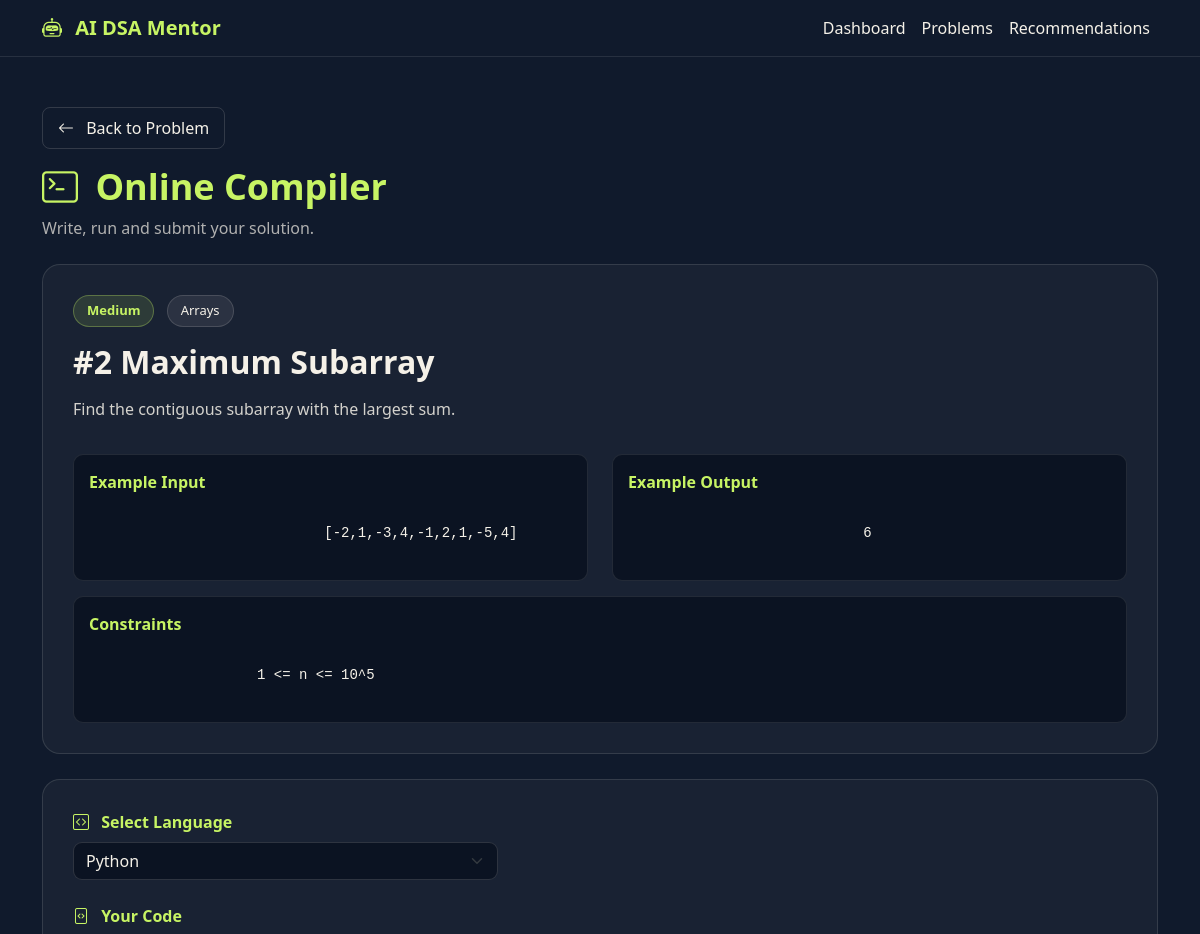
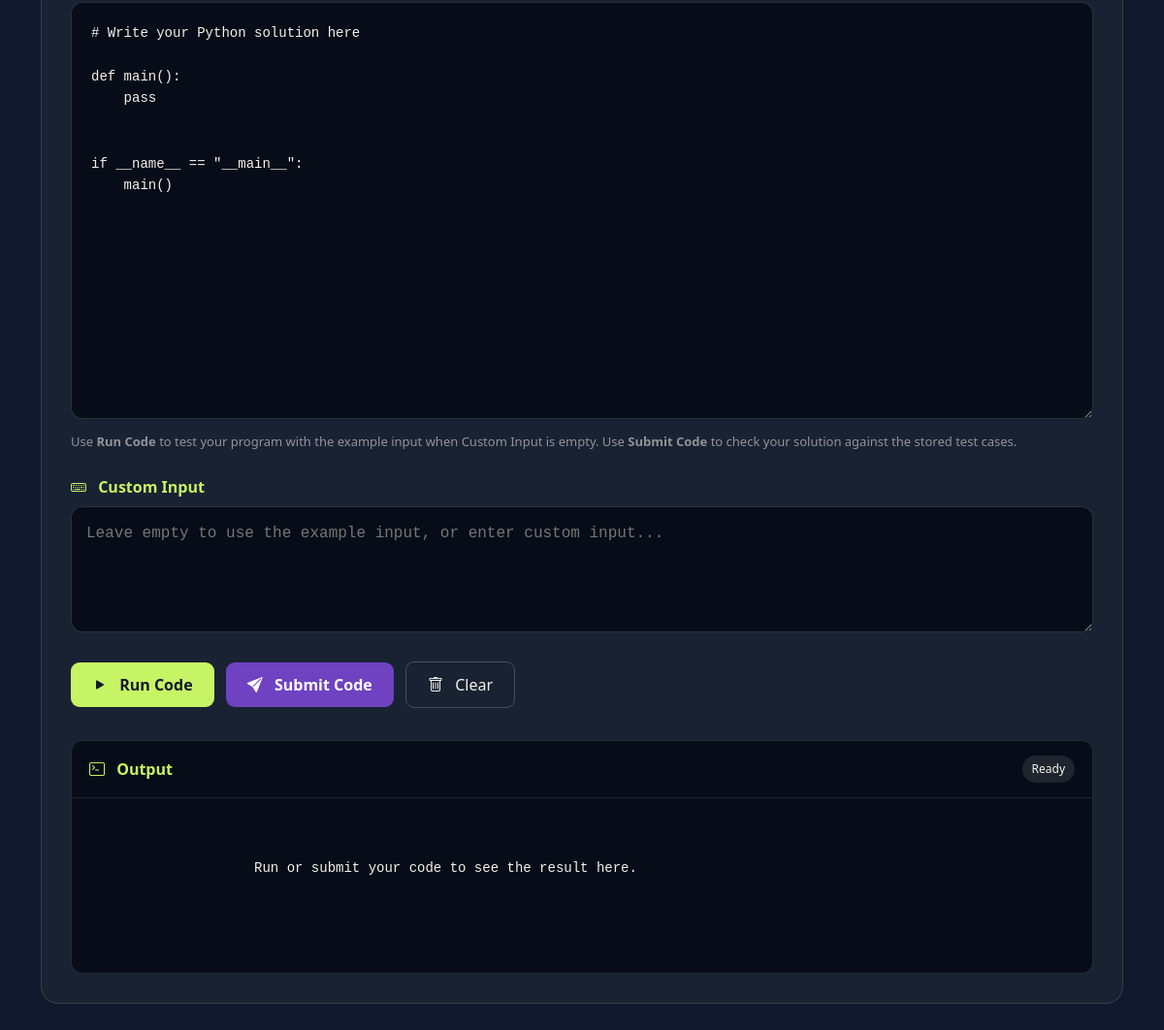
/compiler/2 (signed in), run on the app's committed database (2 pictures, top to bottom).
### tables this page shows
CREATE TABLE problems (

            id INTEGER PRIMARY KEY AUTOINCREMENT,

            title TEXT NOT NULL UNIQUE,

            topic TEXT NOT NULL,

            difficulty TEXT NOT NULL,

            description TEXT NOT NULL,

            example_input TEXT,

            example_output TEXT,

            constraints TEXT,

            starter_code TEXT,

            created_at TIMESTAMP DEFAULT CURRENT_TIMESTAMP
        );

### app.py (the view, shortened to what this page needs)
@app.route(
    "/compiler/<int:problem_id>"
)
@login_required
def compiler(problem_id):
    conn = get_db()
    problem_data = conn.execute("""
        SELECT *
        FROM problems
        WHERE id = ?
    """, (
        problem_id,
    )).fetchone()
    conn.close()
    return render_template(
        "compiler.html",
        problem=problem_data,
        languages=SUPPORTED_LANGUAGES
    )

### app.py (called while the page is built, shortened)
def get_db():
    conn = sqlite3.connect(DATABASE_PATH)
    conn.row_factory = sqlite3.Row
    conn.execute("PRAGMA foreign_keys = ON")
    return conn

def login_required(function):
    @wraps(function)
    def wrapper(*args, **kwargs):
        return function(*args, **kwargs)
    return wrapper

### templates/compiler.html (shortened to what this page needs)
<!DOCTYPE html>
<html lang="en">
<head>
    <link
        href="https://cdn.jsdelivr.net/npm/bootstrap@5.3.3/dist/css/bootstrap.min.css"
        rel="stylesheet"
    >
    <link
        rel="stylesheet"
        href="https://cdn.jsdelivr.net/npm/bootstrap-icons@1.11.3/font/bootstrap-icons.min.css"
    >
</head>
<body>
    <nav class="navbar navbar-expand-lg">
        <div class="container">
            <a
                class="navbar-brand"
                href="{{ url_for('dashboard') }}"
            >
                <i class="bi bi-robot me-2"></i>
                AI DSA Mentor
            </a>
            <div
                class="collapse navbar-collapse"
                id="navbarMenu"
            >
                <ul class="navbar-nav ms-auto">
                    <li class="nav-item">
                        <a
                            class="nav-link"
                            href="{{ url_for('dashboard') }}"
                        >
                            Dashboard
                        </a>
                    </li>
                    <li class="nav-item">
                        <a
                            class="nav-link"
                            href="{{ url_for('problems') }}"
                        >
                            Problems
                        </a>
                    </li>
                    <li class="nav-item">
                        <a
                            class="nav-link"
                            href="{{ url_for('recommendations') }}"
                        >
                            Recommendations
                        </a>
                    </li>
                </ul>
            </div>
        </div>
    </nav>
    <main class="container compiler-container">
        <div class="mb-4">
            <a
                href="{{ url_for('problem', problem_id=problem['id']) }}"
                class="back-btn d-inline-block mb-3"
            >
                <i class="bi bi-arrow-left me-2"></i>
                Back to Problem
            </a>
            <h1 class="page-title">
                <i class="bi bi-terminal me-2"></i>
                Online Compiler
            </h1>
            <p class="page-subtitle">
                Write, run and submit your solution.
            </p>
        </div>
        <div class="problem-info">
            <div class="mb-3">
                <span class="difficulty-badge me-2">
                    {{ problem['difficulty'] }}
                </span>
                <span class="topic-badge">
                    {{ problem['topic'] }}
                </span>
            </div>
            <h2 class="problem-title">
                #{{ problem['id'] }}
                {{ problem['title'] }}
            </h2>
            <div class="problem-description">
                {{ problem['description'] | safe }}
            </div>
            <div class="row mt-3">
                <div class="col-md-6">
                    <div class="example-box">
                        <div class="example-title">
                            Example Input
                        </div>
                        <div class="example-content">
                            {{ problem['example_input'] }}
                        </div>
                    </div>
                </div>
                <div class="col-md-6">
                    <div class="example-box">
                        <div class="example-title">
                            Example Output
                        </div>
                        <div class="example-content">
                            {{ problem['example_output'] }}
                        </div>
                    </div>
                </div>
            </div>
            <div class="example-box">
                <div class="example-title">
                    Constraints
                </div>
                <div class="example-content">
                    {{ problem['constraints'] }}
                </div>
            </div>
        </div>
        <div class="compiler-card">
            <div class="row mb-4">
                <div class="col-md-5">
                    <label
                        for="language"
                        class="form-label"
                    >
                        <i class="bi bi-code-square me-2"></i>
                        Select Language
                    </label>
                    <select
                        id="language"
                        class="form-select language-select"
                    >
                        <option value="python">
                            Python
                        </option>
                    </select>
                </div>
            </div>
            <div class="mb-4">
                <label
                    for="code"
                    class="form-label"
                >
                    <i class="bi bi-file-code me-2"></i>
                    Your Code
                </label>
                <textarea
                    id="code"
                    class="code-editor"
                    spellcheck="false"
                ></textarea>
                <div class="info-text mt-2">
                    Use <strong>Run Code</strong> to test your program
                    with the example input when Custom Input is empty.
                    Use <strong>Submit Code</strong> to check your solution
                    against the stored test cases.
                </div>
            </div>
            <div class="mb-4">
                <label
                    for="userInput"
                    class="form-label"
                >
                    <i class="bi bi-keyboard me-2"></i>
                    Custom Input
                </label>
                <textarea
                    id="userInput"
                    class="input-editor"
                    placeholder="Leave empty to use the example input, or enter custom input..."
                ></textarea>
            </div>
            <div class="mb-4">
                <button
                    id="runButton"
                    type="button"
                    class="run-btn me-2 mb-2"
                    onclick="runCode()"
                >
                    <i class="bi bi-play-fill me-2"></i>
                    Run Code
                </button>
                <button
                    id="submitButton"
                    type="button"
                    class="submit-btn me-2 mb-2"
                    onclick="submitCode()"
                >
                    <i class="bi bi-send-fill me-2"></i>
                    Submit Code
                </button>
                <button
                    type="button"
                    class="clear-btn mb-2"
                    onclick="clearEditor()"
                >
                    <i class="bi bi-trash me-2"></i>
                    Clear
                </button>
            </div>
            <div class="output-card">
                <div class="output-header">
                    <div class="d-flex justify-content-between align-items-center">
                        <span class="output-title">
                            <i class="bi bi-terminal me-2"></i>
                            Output
                        </span>
                        <span
                            id="statusBadge"
                            class="status-badge status-ready"
                        >
                            Ready
                        </span>
                    </div>
                </div>
                <div
                    id="output"
                    class="output-content"
                >
                    Run or submit your code to see the result here.
                </div>
            </div>
        </div>
    </main>
</body>
</html>

### templates/compiler.html (style rules this page uses)
body { background-color: #101A2C; color: #F5F1E8; min-height: 100vh; }
.navbar { background-color: #101A2C; border-bottom: 1px solid rgba(245, 241, 232, 0.1); }
.navbar-brand { color: #C7F464 !important; font-weight: 700; }
.nav-link { color: #F5F1E8 !important; }
.compiler-container { padding-top: 35px; padding-bottom: 60px; }
.page-title { color: #C7F464; font-weight: 700; }
.page-subtitle { color: rgba(245, 241, 232, 0.7); }
.problem-info { background-color: rgba(245, 241, 232, 0.04); border: 1px solid rgba(245, 241, 232, 0.12); border-radius: 18px; padding: 25px; margin-bottom: 25px; }
.problem-title { color: #F5F1E8; font-weight: 700; }
.difficulty-badge { display: inline-block; background-color: rgba(199, 244, 100, 0.12); color: #C7F464; border: 1px solid rgba(199, 244, 100, 0.3); border-radius: 20px; padding: 5px 13px; font-size: 13px; font-weight: 600; }
.topic-badge { display: inline-block; background-color: rgba(245, 241, 232, 0.08); color: #F5F1E8; border: 1px solid rgba(245, 241, 232, 0.15); border-radius: 20px; padding: 5px 13px; font-size: 13px; }
.problem-description { color: rgba(245, 241, 232, 0.85); line-height: 1.7; margin-top: 15px; }
.example-box { background-color: #0b1322; border: 1px solid rgba(245, 241, 232, 0.1); border-radius: 10px; padding: 15px; margin-top: 15px; }
.example-title { color: #C7F464; font-weight: 600; margin-bottom: 8px; }
.example-content { color: #F5F1E8; font-family: Consolas, "Courier New", monospace; white-space: pre-wrap; font-size: 14px; }
.compiler-card { background-color: rgba(245, 241, 232, 0.04); border: 1px solid rgba(245, 241, 232, 0.12); border-radius: 18px; padding: 25px; }
.form-label { color: #C7F464; font-weight: 600; }
.language-select { background-color: #0b1322; color: #F5F1E8; border: 1px solid rgba(245, 241, 232, 0.15); border-radius: 9px; }
.language-select option { background-color: #101A2C; color: #F5F1E8; }
.code-editor { width: 100%; min-height: 430px; background-color: #070d18; color: #F5F1E8; border: 1px solid rgba(245, 241, 232, 0.15); border-radius: 12px; padding: 20px; font-family: Consolas, "Courier New", monospace; font-size: 14px; line-height: 1.6; resize: vertical; }
.input-editor { width: 100%; min-height: 130px; background-color: #070d18; color: #F5F1E8; border: 1px solid rgba(245, 241, 232, 0.15); border-radius: 12px; padding: 15px; font-family: Consolas, "Courier New", monospace; resize: vertical; }
.run-btn { background-color: #C7F464; color: #101A2C; border: none; border-radius: 9px; padding: 11px 22px; font-weight: 700; }
.submit-btn { background-color: #6f42c1; color: #ffffff; border: none; border-radius: 9px; padding: 11px 22px; font-weight: 700; }
.clear-btn { background-color: transparent; color: #F5F1E8; border: 1px solid rgba(245, 241, 232, 0.2); border-radius: 9px; padding: 11px 22px; }
.output-card { margin-top: 25px; background-color: #070d18; border: 1px solid rgba(245, 241, 232, 0.12); border-radius: 12px; overflow: hidden; }
.output-header { padding: 15px 18px; border-bottom: 1px solid rgba(245, 241, 232, 0.1); }
.output-title { color: #C7F464; font-weight: 700; }
.status-badge { font-size: 12px; padding: 5px 10px; border-radius: 20px; }
.status-ready { background-color: rgba(245, 241, 232, 0.1); color: #F5F1E8; }
.output-content { min-height: 180px; padding: 20px; color: #F5F1E8; font-family: Consolas, "Courier New", monospace; font-size: 14px; white-space: pre-wrap; overflow-x: auto; }
.back-btn { color: #F5F1E8; text-decoration: none; border: 1px solid rgba(245, 241, 232, 0.15); padding: 8px 15px; border-radius: 8px; }
.info-text { color: rgba(245, 241, 232, 0.55); font-size: 13px; }
@media (min-width: 768px) { .compiler-container { padding-top: 50px; } }
@media (min-width: 768px) { .compiler-card { padding: 30px; } }
@media (min-width: 768px) { .problem-info { padding: 30px; } }
@media (min-width: 992px) { .page-title { font-size: 36px; } }

### data on the page
problems: difficulty "Medium", topic "Arrays", id "2", title "Maximum Subarray", description "Find the contiguous subarray with the largest sum.", example_input "[-2,1,-3,4,-1,2,1,-5,4]", example_output "6", constraints "1 <= n <= 10^5"
